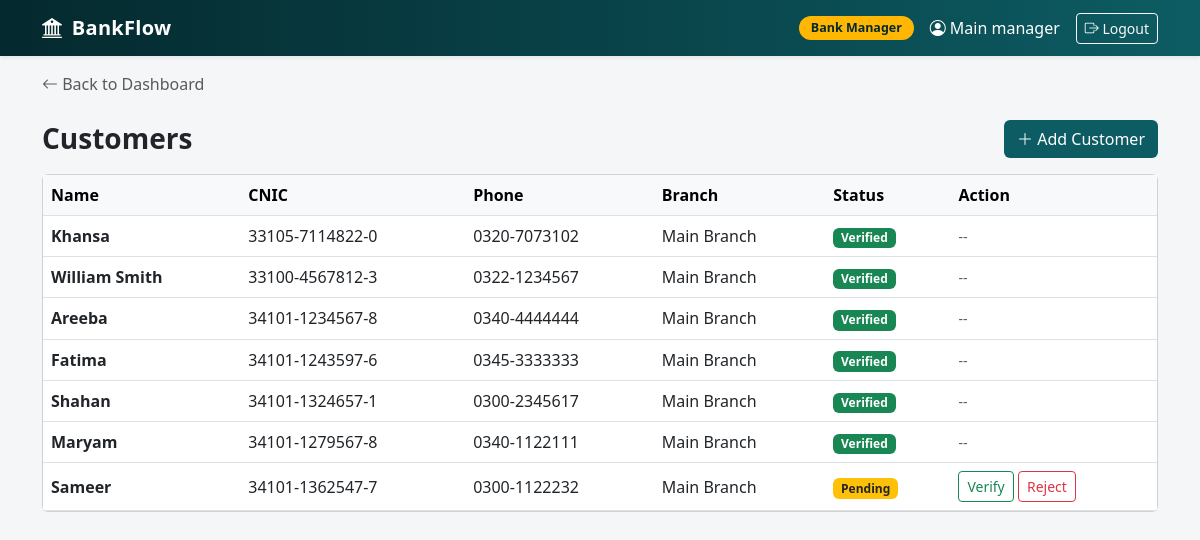
Page /customers/ (signed in) on the earlier database version.
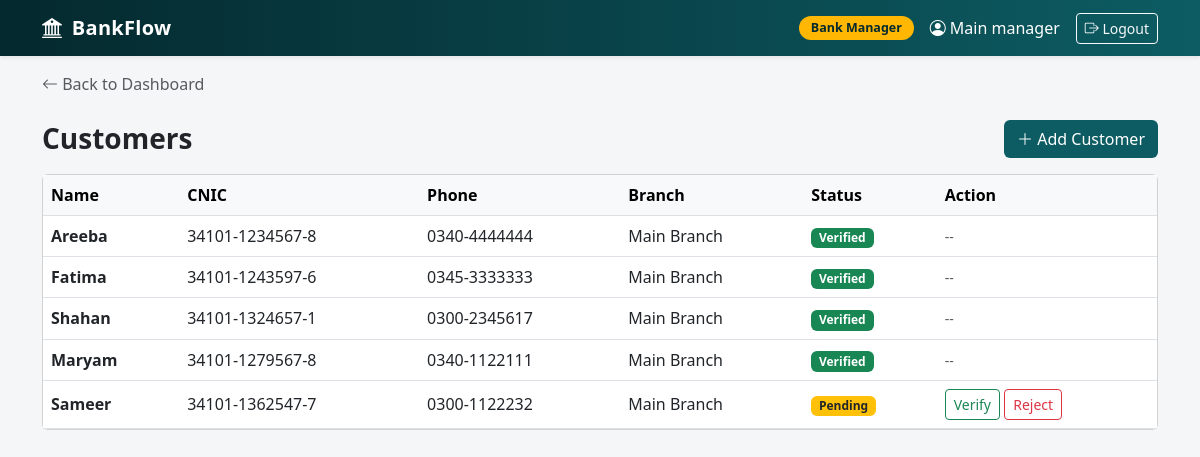
Same page on the later database version.
### tables this page shows
CREATE TABLE customers(
    customer_id INTEGER PRIMARY KEY,
    branch_id INTEGER NOT NULL,
    full_name TEXT NOT NULL,
    cnic TEXT UNIQUE NOT NULL,
    phone TEXT,
    email TEXT,
    cust_address TEXT,
    reg_status TEXT NOT NULL DEFAULT 'PENDING' CHECK(reg_status IN('PENDING','VERIFIED','REJECTED')),
    created_at TEXT NOT NULL DEFAULT (datetime('now')),
    FOREIGN KEY (branch_id) REFERENCES branches(branch_id)
);

CREATE TABLE branches(
    branch_id INTEGER PRIMARY KEY,
    branch_code TEXT UNIQUE NOT NULL,
    branch_name TEXT NOT NULL,
    city TEXT,
    created_at TEXT NOT NULL DEFAULT (datetime('now'))
);

### routes/customers.py (the view)
@bp.route("/")
@login_required
@role_required("SUPER_ADMIN","MANAGER")
def list_customers():
    if current_user.role =="MANAGER":
        rows = query("""SELECT c.* , b.branch_name FROM customers c
                     JOIN branches b ON b.branch_id =c.branch_id
                     WHERE c.branch_id=?
                     ORDER BY c.created_at DESC""",
                     (current_user.branch_id,))
    else:
        rows = query("""SELECT c.* ,b.branch_name FROM customers c
                     JOIN branches b ON b.branch_id =c.branch_id
                     ORDER BY c.created_at DESC""")
    return render_template("customers/list.html",customers=rows)

### auth.py (called while the page is built)
@login_manager.user_loader
def load_user(user_id):
    row=query("SELECT * FROM users WHERE user_id=?",(user_id,),one=True)
    return User(row) if row else None

def role_required(*roles):
    def decorater(f):
        @wraps(f)
        def wrapper (*args,**kwargs):
            if current_user.role not in roles:
                abort(403)
            return f(*args,**kwargs)
        return wrapper
    return decorater

### db.py (called while the page is built)
def get_db():
    if 'db' not in g:
        g.db=sqlite3.connect(config.DB_PATH)
        g.db.row_factory=sqlite3.Row
        g.db.execute("PRAGMA foreign_keys=ON")
    return g.db

def query(sql,params=(),one=False):
    rows=get_db().execute(sql,params).fetchall()
    if one:
        return rows[0]  if rows else None
    return rows

### templates/customers/list.html (shortened to what this page needs)
{% extends "base.html" %}
{% block back_link %}
<a href="{{ url_for('dashboard') }}" class="text-decoration-none text-muted">
    <i class="bi bi-arrow-left"></i> Back to Dashboard
</a>
{% endblock %}
{% block content %}
<div class="d-flex justify-content-between align-items-center mb-3">
    <h3 class="fw-bold mb-0">Customers</h3>
    <a href="{{ url_for('customers.add_customer') }}" class="btn text-white" style="background: var(--brand);">
        <i class="bi bi-plus-lg"></i> Add Customer
    </a>
</div>
<div class="card">
    <div class="table-responsive">
        <table class="table table-hover align-middle mb-0">
            <thead class="table-light">
                <tr>
                    <th>Name</th>
                    <th>CNIC</th>
                    <th>Phone</th>
                    <th>Branch</th>
                    <th>Status</th>
                    <th>Action</th>
                </tr>
            </thead>
            <tbody>
                {% for c in customers %}
                <tr>
                    <td class="fw-semibold">{{ c.full_name }}</td>
                    <td>{{ c.cnic }}</td>
                    <td>{{ c.phone }}</td>
                    <td>{{ c.branch_name }}</td>
                    <td>
                        {% if c.reg_status == 'VERIFIED' %}
                        <span class="badge bg-success">Verified</span>
                        {% elif c.reg_status == 'REJECTED' %}
                        <span class="badge bg-danger">Rejected</span>
                        {% else %}
                        <span class="badge bg-warning text-dark">Pending</span>
                        {% endif %}
                    </td>
                    <td>
                        {% if c.reg_status == 'PENDING' %}
                        <form method="post" action="{{ url_for('customers.verify_customer', cid=c.customer_id) }}"
                            class="d-inline">
                            <button class="btn btn-sm btn-outline-success">Verify</button>
                        </form>
                        <form method="post" action="{{ url_for('customers.verify_customer', cid=c.customer_id) }}"
                            class="d-inline">
                            <button class="btn btn-sm btn-outline-danger">Reject</button>
                        </form>
                        {% else %}
                        <span class="text-muted small">--</span>
                        {% endif %}
                    </td>
                </tr>
                {% else %}
                <tr>
                    <td colspan="6" class="text-center text-muted py-4">No customers yet</td>
                </tr>
                {% endfor %}
            </tbody>
        </table>
    </div>
</div>
{% endblock %}

Differences in the rows shown:
removed customers: full_name "Khansa", cnic "33105-7114822-0", phone "0320-7073102", branch_name "Main Branch", reg_status "Verified"
removed customers: full_name "William Smith", cnic "33100-4567812-3", phone "0322-1234567", branch_name "Main Branch", reg_status "Verified"
